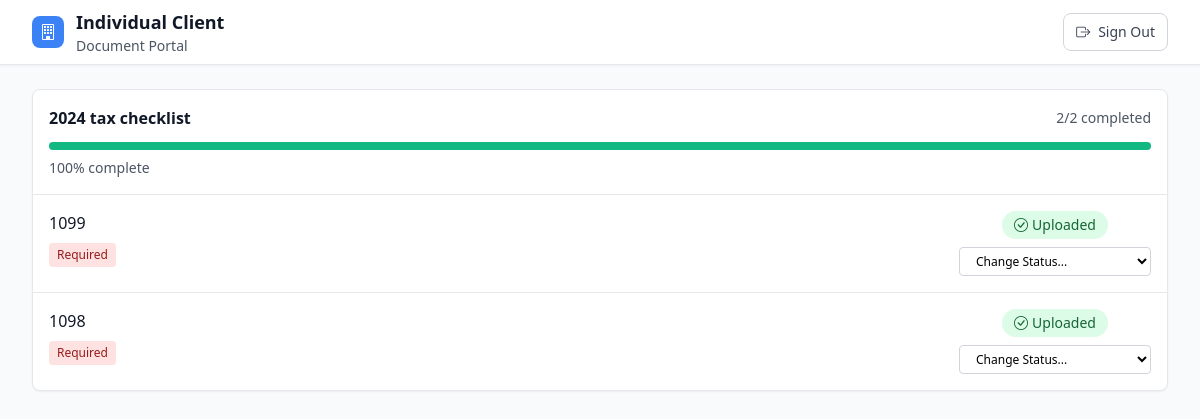
/client-dashboard (signed in), run on the app's committed database.
### models/clients.py (models this page shows, shortened)
class Client(db.Model):
    id = db.Column(db.Integer, primary_key=True)
    name = db.Column(db.String(120), nullable=False)
    email = db.Column(db.String(120))
    phone = db.Column(db.String(20))
    address = db.Column(db.Text)
    contact_person = db.Column(db.String(100))
    entity_type = db.Column(db.String(50))  # Individual, Corp, LLC, Partnership, etc.
    tax_id = db.Column(db.String(20))  # EIN or SSN
    notes = db.Column(db.Text)
    firm_id = db.Column(db.Integer, db.ForeignKey('firm.id'), nullable=False)
    is_active = db.Column(db.Boolean, default=True)
    created_at = db.Column(db.DateTime, default=datetime.utcnow)
    projects = db.relationship('Project', backref='client', lazy=True)

### models/documents.py (models this page shows, shortened)
class DocumentChecklist(db.Model):
    __tablename__ = 'document_checklist'
    id = db.Column(db.Integer, primary_key=True)
    client_id = db.Column(db.Integer, db.ForeignKey('client.id'), nullable=False)
    name = db.Column(db.String(200), nullable=False)
    description = db.Column(db.Text)
    created_by = db.Column(db.Integer, db.ForeignKey('user.id'), nullable=False)
    created_at = db.Column(db.DateTime, default=datetime.utcnow)
    is_active = db.Column(db.Boolean, default=True, nullable=False)
    access_token = db.Column(db.String(255), unique=True)  # Secure URL token for client access
    token_expires_at = db.Column(db.DateTime)  # Optional expiration
    client_email = db.Column(db.String(255))  # Client email for verification
    token_access_count = db.Column(db.Integer, default=0, nullable=False)  # Track access count
    token_last_accessed = db.Column(db.DateTime)  # Last access timestamp
    ai_analysis_completed = db.Column(db.Boolean, default=False, nullable=False)
    ai_analysis_results = db.Column(db.Text)  # JSON string of AI analysis results
    ai_analysis_timestamp = db.Column(db.DateTime)
    ai_analysis_version = db.Column(db.String(50), default='1.0')  # Track AI model version
    client = db.relationship('Client', backref='document_checklists')
    creator = db.relationship('User', backref='created_checklists')

class ChecklistItem(db.Model):
    __tablename__ = 'checklist_item'
    id = db.Column(db.Integer, primary_key=True)
    checklist_id = db.Column(db.Integer, db.ForeignKey('document_checklist.id'), nullable=False)
    title = db.Column(db.String(200), nullable=False)
    description = db.Column(db.Text)
    is_required = db.Column(db.Boolean, default=True, nullable=False)
    sort_order = db.Column(db.Integer, default=0)
    status = db.Column(db.String(20), default='pending', nullable=False)  # pending, uploaded, already_provided, not_applicable
    created_at = db.Column(db.DateTime, default=datetime.utcnow)
    updated_at = db.Column(db.DateTime, default=datetime.utcnow, onupdate=datetime.utcnow)
    checklist = db.relationship('DocumentChecklist', backref='items')

### blueprints/client_portal.py (the view)
@client_portal_bp.route('/client-dashboard')
def client_dashboard():
    if 'client_user_id' not in session:
        return redirect(url_for('client_portal.client_login'))
    client_id = session['client_id']
    client = Client.query.get(client_id)
    checklists = DocumentChecklist.query.filter_by(
        client_id=client_id,
        is_active=True
    ).all()
    return render_template('clients/client_dashboard_modern.html', client=client, checklists=checklists)

### app.py (called while the page is built, shortened)
@app.before_request
def check_access():
    if request.endpoint in ['static', 'auth.home', 'auth.landing', 'auth.logout', 'auth.clear_session', 'admin.login', 'admin.dashboard', 'admin.authenticate']:
        return
    if request.endpoint in ['auth.login', 'auth.authenticate', 'auth.select_user', 'auth.set_user', 'auth.switch_user']:
        return
    if request.endpoint in ['client_portal.client_login', 'client_portal.client_authenticate', 'client_portal.client_dashboard', 'client_portal.client_logout']:
        return

@app.after_request
def add_security_headers(response):
    if 'firm_id' in session:
        response.headers['Cache-Control'] = 'no-cache, no-store, must-revalidate'
        response.headers['Pragma'] = 'no-cache'
        response.headers['Expires'] = '0'
    response.headers['X-Content-Type-Options'] = 'nosniff'
    response.headers['X-Frame-Options'] = 'DENY'
    response.headers['X-XSS-Protection'] = '1; mode=block'
    return response

### templates/clients/client_dashboard_modern.html (shortened to what this page needs)
<!DOCTYPE html>
<html lang="en">
<head>
    <script src="https://cdn.tailwindcss.com"></script>
    <link href="https://cdn.jsdelivr.net/npm/bootstrap-icons@1.10.0/font/bootstrap-icons.css" rel="stylesheet">
</head>
<body class="bg-gray-50 min-h-screen">
    <header class="bg-white shadow-sm border-b">
        <div class="max-w-7xl mx-auto px-4 sm:px-6 lg:px-8">
            <div class="flex justify-between items-center h-16">
                <div class="flex items-center">
                    <div class="w-8 h-8 bg-cpa-blue rounded-lg flex items-center justify-center mr-3">
                        <i class="bi bi-building text-white"></i>
                    </div>
                    <div>
                        <h1 class="text-lg font-semibold text-gray-900">{{ client.name }}</h1>
                        <p class="text-sm text-gray-600">Document Portal</p>
                    </div>
                </div>
                <a href="{{ url_for('client_portal.client_logout') }}"
                   class="inline-flex items-center px-3 py-2 border border-gray-300 text-gray-700 bg-white rounded-lg hover:bg-gray-50 transition-colors text-sm">
                    <i class="bi bi-box-arrow-right mr-2"></i>
                    Sign Out
                </a>
            </div>
        </div>
    </header>
    <main class="max-w-7xl mx-auto px-4 sm:px-6 lg:px-8 py-6">
        {% for checklist in checklists %}
        <div class="bg-white rounded-lg shadow-sm border border-gray-200 mb-6">
            <div class="p-4 border-b border-gray-200">
                <div class="flex items-center justify-between mb-3">
                    <h2 class="font-semibold text-gray-900">{{ checklist.name }}</h2>
                    <span class="text-sm text-gray-600">
                        {% set completed = checklist.items|selectattr('status', 'in', ['uploaded', 'already_provided', 'not_applicable'])|list|length %}
                        {{ completed }}/{{ checklist.items|length }} completed
                    </span>
                </div>
                {% if checklist.items %}
                    {% set progress = (completed * 100 / checklist.items|length)|round|int %}
                    <div class="w-full bg-gray-200 rounded-full h-2 mb-2">
                        <div class="bg-cpa-green h-2 rounded-full transition-all duration-300"
                             style="width: {{ progress }}%"></div>
                    </div>
                    <p class="text-sm text-gray-600">{{ progress }}% complete</p>
                {% endif %}
            </div>
            <div class="divide-y divide-gray-200">
                {% for item in checklist.items %}
                <div class="p-4">
                    <div class="flex items-start justify-between">
                        <div class="flex-1">
                            <h3 class="font-medium text-gray-900">{{ item.title }}</h3>
                            {% if item.is_required %}
                            <span class="inline-flex items-center px-2 py-1 rounded text-xs bg-red-100 text-red-800 mt-2">
                                Required
                            </span>
                            {% endif %}
                        </div>
                        <div class="ml-4 flex-shrink-0 w-48">
                            {% if item.status == 'pending' %}
                            <div class="space-y-2">
                                <form method="POST" action="{{ url_for('client_portal.client_upload_document', item_id=item.id) }}"
                                      enctype="multipart/form-data" class="space-y-2">
                                    <input type="file"
                                           name="file"
                                           accept=".pdf,.jpg,.jpeg,.png,.doc,.docx,.xls,.xlsx"
                                           class="block w-full text-xs text-gray-500 file:mr-2 file:py-1 file:px-2 file:rounded file:border-0 file:text-xs file:bg-cpa-blue file:text-white hover:file:bg-cpa-navy"
                                           required>
                                    <button type="submit"
                                            class="w-full px-2 py-1 bg-cpa-green text-white rounded text-xs hover:bg-green-600 transition-colors">
                                        Upload Document
                                    </button>
                                </form>
                                <div class="grid grid-cols-2 gap-1">
                                    <form method="POST" action="{{ url_for('client_portal.client_update_status', item_id=item.id) }}" class="inline">
                                        <input type="hidden" name="status" value="already_provided">
                                        <button type="submit"
                                                class="w-full px-2 py-1 bg-blue-100 text-blue-800 rounded text-xs hover:bg-blue-200 transition-colors">
                                            Already Provided
                                        </button>
                                    </form>
                                    <form method="POST" action="{{ url_for('client_portal.client_update_status', item_id=item.id) }}" class="inline">
                                        <input type="hidden" name="status" value="not_applicable">
                                        <button type="submit"
                                                class="w-full px-2 py-1 bg-gray-100 text-gray-800 rounded text-xs hover:bg-gray-200 transition-colors">
                                            N/A
                                        </button>
                                    </form>
                                </div>
                            </div>
                            {% else %}
                            <div class="space-y-2">
                                <div class="text-center">
                                    {% if item.status == 'uploaded' %}
                                    <span class="inline-flex items-center px-3 py-1 rounded-full text-sm bg-green-100 text-green-800">
                                        <i class="bi bi-check-circle mr-1"></i>
                                        Uploaded
                                    </span>
                                    {% elif item.status == 'already_provided' %}
                                    <span class="inline-flex items-center px-3 py-1 rounded-full text-sm bg-blue-100 text-blue-800">
                                        <i class="bi bi-info-circle mr-1"></i>
                                        Already Provided
                                    </span>
                                    {% elif item.status == 'not_applicable' %}
                                    <span class="inline-flex items-center px-3 py-1 rounded-full text-sm bg-gray-100 text-gray-800">
                                        <i class="bi bi-x-circle mr-1"></i>
                                        Not Applicable
                                    </span>
                                    {% endif %}
                                </div>
                                <div class="relative">
                                    <select onchange="changeStatus(this, {{ item.id }})"
                                            class="w-full px-3 py-1 text-xs border border-gray-300 rounded bg-white focus:outline-none focus:ring-2 focus:ring-cpa-blue">
                                        <option value="">Change Status...</option>
                                    </select>
                                </div>
                            </div>
                            {% endif %}
                        </div>
                    </div>
                </div>
                {% endfor %}
            </div>
        </div>
        {% endfor %}
    </main>
</body>
</html>

### data on the page
Client: name "Individual Client"
DocumentChecklist: name "2024 tax checklist", created_by "2", items|length "2", progress "100"
ChecklistItem: title "1099", is_required "Required", status "uploaded" (drawn)
ChecklistItem: title "1098", is_required "Required", status "uploaded" (drawn)
